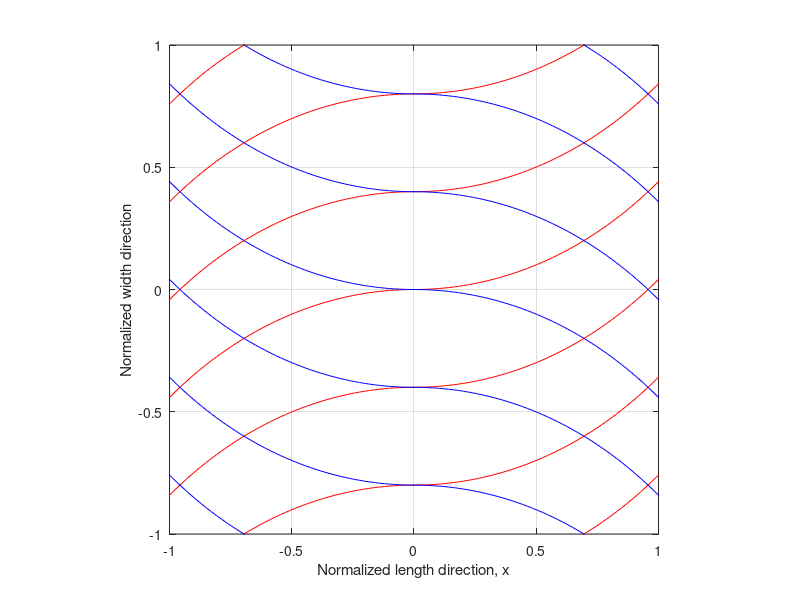

This chart was generated by the following MATLAB code:
% hold on;
% close all;
figure;
Phi = 0/180*pi;

T0 =   0/180*pi;


T1 =  45/180*pi;


number = 100;

curve_number = 5;




symcase = 'asym';

%%

x = linspace(0,2,number);

temp1 = cos(T0+(T1-T0).*x);

temp2 = -log(temp1) + log(cos(T0));

y = 1/(T1-T0).*temp2;

plot(x,y,'r-');hold on;
plot(-x,-y,'r-');hold on;





switch symcase
    
    case 'asym'
        
        plot(-x,y,'b-');hold on;
        plot(x,-y,'b-');hold on;
end

% % cord =[ x',y'];
% % 
% % [x_rotated,y_rotated] = Rz_group(cord,Phi,[0 0 0]);
% % 
% %  plot(x_rotated,y_rotated,'b-');hold on;
% %  plot(-x_rotated,-y_rotated,'b-');hold on;
% % 
% % 
% % switch symcase
% %     
% %     case 'asym'
% %         
% %         plot(-x_rotated,y_rotated,'g-');hold on;
% %         plot(x_rotated,-y_rotated,'g-');hold on;
% % end
% % 


%%

for ii = 1:curve_number
    
    plot(x,y+1/(curve_number/2)*ii,'r-');hold on;
    plot(x,y-1/(curve_number/2)*ii,'r-');hold on;
    
    
    plot(-x,-(y+1/(curve_number/2)*ii),'r-');hold on;
    plot(-x,-(y-1/(curve_number/2)*ii),'r-');hold on;
    
    
    
    switch symcase
        
        case 'asym'
            
            
            
            plot(-x,y+1/(curve_number/2)*ii,'b-');hold on;
            plot(-x,y-1/(curve_number/2)*ii,'b-');hold on;
            
            
            plot(x,-(y+1/(curve_number/2)*ii),'b-');hold on;
            plot(x,-(y-1/(curve_number/2)*ii),'b-');hold on;
    end
    
    
    
    
end




axis image;axis([-1,1,-1,1]);

xlabel('Normalized length direction, x')
ylabel('Normalized width direction')
grid on;

